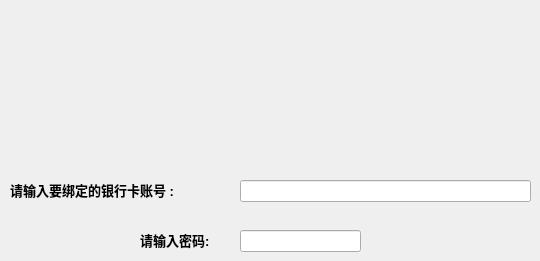
    <widget class="QWidget" name="page_13">
     <widget class="QLineEdit" name="lineEdit_5">
      <property name="geometry">
       <rect>
        <x>240</x>
        <y>180</y>
        <width>291</width>
        <height>22</height>
       </rect>
      </property>
     </widget>
     <widget class="QLabel" name="label_51">
      <property name="geometry">
       <rect>
        <x>10</x>
        <y>180</y>
        <width>231</width>
        <height>21</height>
       </rect>
      </property>
      <property name="text">
       <string>&lt;html&gt;&lt;head/&gt;&lt;body&gt;&lt;p&gt;&lt;span style=&quot; font-size:10pt; font-weight:600;&quot;&gt;请输入要绑定的银行卡账号 :&lt;/span&gt;&lt;/p&gt;&lt;/body&gt;&lt;/html&gt;</string>
      </property>
     </widget>
     <widget class="QLabel" name="label_65">
      <property name="geometry">
       <rect>
        <x>140</x>
        <y>230</y>
        <width>101</width>
        <height>21</height>
       </rect>
      </property>
      <property name="text">
       <string>&lt;html&gt;&lt;head/&gt;&lt;body&gt;&lt;p&gt;&lt;span style=&quot; font-size:10pt; font-weight:600;&quot;&gt;请输入密码:&lt;/span&gt;&lt;/p&gt;&lt;/body&gt;&lt;/html&gt;</string>
      </property>
     </widget>
     <widget class="QLineEdit" name="lineEdit_6">
      <property name="geometry">
       <rect>
        <x>240</x>
        <y>230</y>
        <width>121</width>
        <height>22</height>
       </rect>
      </property>
     </widget>
    </widget>
